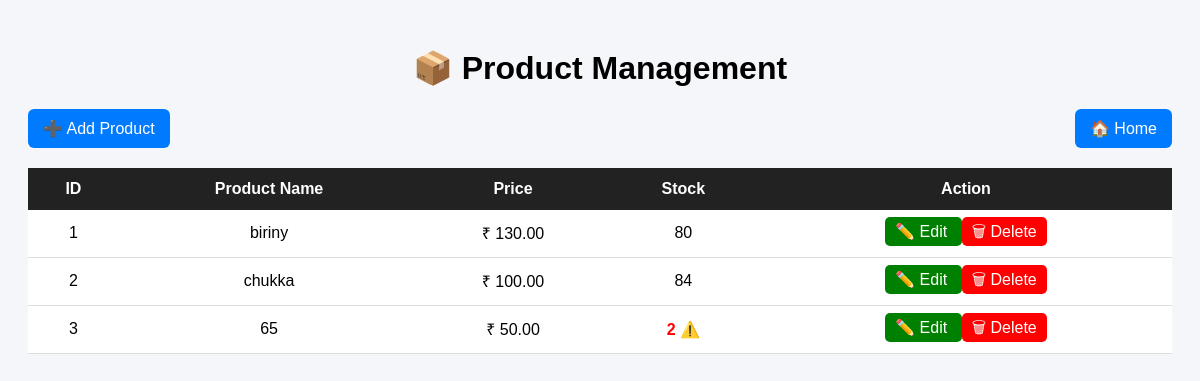
/products (signed in), run on the app's committed database.
### app.py (models this page shows)
class Product(db.Model):
    id = db.Column(db.Integer, primary_key=True)
    product_name = db.Column(db.String(100), nullable=False)
    price = db.Column(db.Float, nullable=False)
    stock = db.Column(db.Integer, nullable=False)
    shop_id = db.Column(db.Integer, db.ForeignKey("shop.id"))

### app.py (the view)
@app.route("/products")
def products():
    if "shop_id" not in session:
        return redirect("/login")
    all_products = Product.query.filter_by(
        shop_id=session["shop_id"]
    ).all()
    return render_template(
        "products.html",
        products=all_products
    )

### templates/products.html (shortened to what this page needs)
<!DOCTYPE html>
<html>
<head>
</head>
<body>
<h1>📦 Product Management</h1>
<div class="top-bar">
    <a href="/add_product" class="btn">➕ Add Product</a>
    <a href="/" class="btn">🏠 Home</a>
</div>
<div class="table-box">
<table>
<tr>
    <th>ID</th>
    <th>Product Name</th>
    <th>Price</th>
    <th>Stock</th>
    <th>Action</th>
</tr>
{% for product in products %}
<tr>
    <td>{{ product.id }}</td>
    <td>{{ product.product_name }}</td>
    <td>₹ {{ "%.2f"|format(product.price) }}</td>
    <td>
        {% if product.stock <= 10 %}
            <span class="low-stock">{{ product.stock }} ⚠️</span>
        {% else %}
            {{ product.stock }}
        {% endif %}
    </td>
    <td>
        <a class="edit" href="/edit_product/{{ product.id }}">
            ✏️ Edit
        </a>
        <a class="delete"
           href="/delete_product/{{ product.id }}"
           onclick="return confirm('Delete this product?')">
            🗑 Delete
        </a>
    </td>
</tr>
{% else %}
<tr>
    <td colspan="5">No Products Found.</td>
</tr>
{% endfor %}
</table>
</div>
</body>
</html>

### templates/products.html (style rules this page uses)
body { font-family:Arial,sans-serif; background:#f4f6f9; padding:20px; }
h1 { text-align:center; }
.top-bar { display:flex; justify-content:space-between; flex-wrap:wrap; gap:10px; margin-bottom:20px; }
.btn { text-decoration:none; background:#007bff; color:white; padding:10px 15px; border-radius:6px; }
.table-box { overflow-x:auto; }
table { width:100%; border-collapse:collapse; background:white; box-shadow:0 0 10px #ccc; }
th { background:#222; color:white; padding:12px; }
td { padding:10px; text-align:center; border-bottom:1px solid #ddd; }
.edit { background:green; color:white; padding:6px 10px; border-radius:5px; text-decoration:none; }
.delete { background:red; color:white; padding:6px 10px; border-radius:5px; text-decoration:none; }
.low-stock { color:red; font-weight:bold; }

### data on the page
Product: id "1", product_name "biriny", price "130.00", stock "80"
Product: id "2", product_name "chukka", price "100.00", stock "84"
Product: id "3", product_name "65", price "50.00", stock "2"
